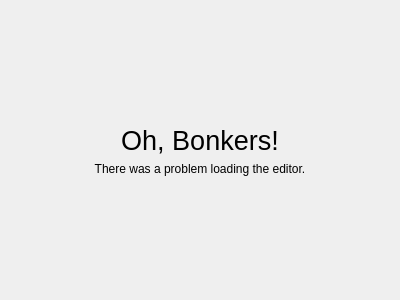
<?xml version="1.0" encoding="UTF-8"?>
<ui version="4.0">
 <class>EditorPage</class>
 <widget class="QWidget" name="EditorPage">
  <property name="geometry">
   <rect>
    <x>0</x>
    <y>0</y>
    <width>400</width>
    <height>300</height>
   </rect>
  </property>
  <property name="windowTitle">
   <string>Form</string>
  </property>
  <layout class="QVBoxLayout" name="verticalLayout_2">
   <property name="spacing">
    <number>0</number>
   </property>
   <property name="leftMargin">
    <number>0</number>
   </property>
   <property name="topMargin">
    <number>0</number>
   </property>
   <property name="rightMargin">
    <number>0</number>
   </property>
   <property name="bottomMargin">
    <number>0</number>
   </property>
   <item>
    <widget class="tStackedWidget" name="stackedWidget">
     <widget class="QWidget" name="errorPage">
      <layout class="QVBoxLayout" name="verticalLayout">
       <item>
        <spacer name="verticalSpacer_2">
         <property name="orientation">
          <enum>Qt::Vertical</enum>
         </property>
         <property name="sizeHint" stdset="0">
          <size>
           <width>20</width>
           <height>102</height>
          </size>
         </property>
        </spacer>
       </item>
       <item>
        <widget class="QLabel" name="label">
         <property name="font">
          <font>
           <pointsize>20</pointsize>
          </font>
         </property>
         <property name="text">
          <string>Oh, Bonkers!</string>
         </property>
         <property name="alignment">
          <set>Qt::AlignCenter</set>
         </property>
        </widget>
       </item>
       <item>
        <widget class="QLabel" name="label_2">
         <property name="text">
          <string>There was a problem loading the editor.</string>
         </property>
         <property name="alignment">
          <set>Qt::AlignCenter</set>
         </property>
        </widget>
       </item>
       <item>
        <spacer name="verticalSpacer">
         <property name="orientation">
          <enum>Qt::Vertical</enum>
         </property>
         <property name="sizeHint" stdset="0">
          <size>
           <width>20</width>
           <height>102</height>
          </size>
         </property>
        </spacer>
       </item>
      </layout>
     </widget>
    </widget>
   </item>
  </layout>
 </widget>
 <customwidgets>
  <customwidget>
   <class>tStackedWidget</class>
   <extends>QStackedWidget</extends>
   <header location="global">tstackedwidget.h</header>
   <container>1</container>
   <slots>
    <signal>switchingFrame(int)</signal>
   </slots>
  </customwidget>
 </customwidgets>
 <resources/>
 <connections/>
</ui>
